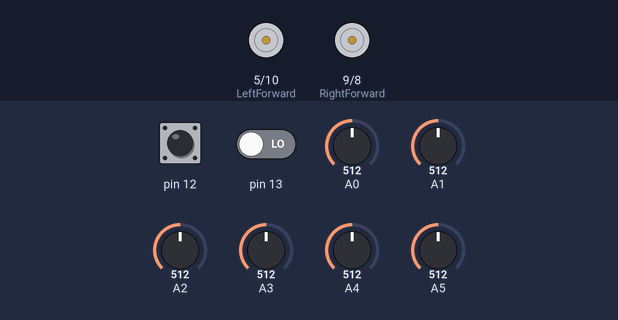
A sketch run on a simulated Arduino Uno, built with avr-gcc and run on an emulated ATmega328P. Shown: motor-driver pin pairs drawn as motors (green arrow = first pin HIGH = forward, orange = second pin HIGH = backward, longer = more drive, scaled by the enable pin). The inputs (shaded band) are chosen by the test bench; at power-on: pin 12 HIGH, A1 = 512, pin 13 LOW, A0 = 512, A2 = 512, A3 = 512, A4 = 512, A5 = 512.

Above: at 1.2 s.
1.3 s: pin 12 pulled LOW for 0.15 s
At 3.1 s:
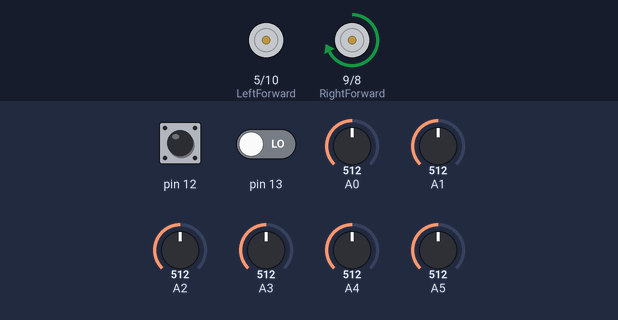
4.4 s: A1 set to 532
Timing chart, 0 to 7.4 s (numbered marks = the images above; inputs shaded):
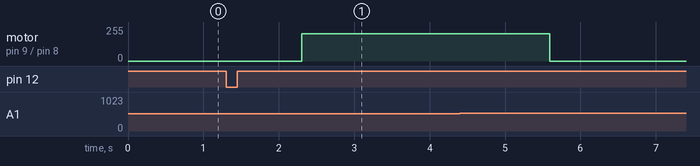

Measured:
- after the input at 1.3 s, motor on pin 9 (RightForward) / pin 8 (RightBackward): stopped → forward 206/255 after 1.0 s

The sketch:

PID_using_Simple.ino
```cpp
//initial motors pin
int RightForward = 9;
int RightBackward = 8;
int LeftForward = 5;
int LeftBackward = 10;
int enableRight = 6;
int enableLeft = 7;
//Configure
const int offsetA = 1;
const int offsetB = 1;
//PID Constants
int P, D, I, previousError, PIDvalue, error;
int MotorLeftSpeed, MotorRightSpeed;
int minSpeed = 200;
float Kp = 0;
float Kd = 0;
float Ki = 0 ;
int minValues[6], maxValues[6], threshold[6];


void setup() {
  // put your setup code here, to run once:
//MotorsSetup
  pinMode(RightForward, OUTPUT);
  pinMode(RightBackward, OUTPUT);
  pinMode(LeftForward, OUTPUT);
  pinMode(LeftBackward, OUTPUT);
//Buttons Setup
  pinMode(11, INPUT_PULLUP);
  pinMode(12, INPUT_PULLUP);
}

void loop() {
  // put your main code here, to run repeatedly:

while (digitalRead(12)) {}
  delay(1000);
 calibrate();
  while (digitalRead(13)) {}
  delay(1000);

  while (1)
  {
    if (analogRead(0) > threshold[1] && analogRead(4) < threshold[5] )
    {
      turnRightmost();
    }

    else if (analogRead(4) > threshold[5] && analogRead(0) < threshold[1])
    {
      turnLeftmost();
    }
    else if (analogRead(2) > threshold[3])
    {
      Kp = 0.0006 * (1000 - analogRead(2));
      Kd = 10 * Kp;
      //Ki = 0.0001;
      linefollow();
    }
  }
}


void turnRightmost()
{
  Serial.println("turnRightmost");

  digitalWrite(RightForward, HIGH);
  digitalWrite(RightBackward, LOW);

  digitalWrite(LeftForward, LOW);
  digitalWrite(LeftBackward, HIGH);
}

void turnLeftmost()
{
  digitalWrite(RightForward, LOW);
  digitalWrite(RightBackward, HIGH);

  digitalWrite(LeftForward, HIGH);
  digitalWrite(LeftBackward, LOW);
}

void linefollow()
{
  int error = (analogRead(1) - analogRead(3));

  P = error;
  I = I + error;
  D = error - previousError;

  PIDvalue = (Kp * P) + (Ki * I) + (Kd * D);
  previousError = error;

  MotorLeftSpeed = minSpeed - PIDvalue;
  MotorRightSpeed = minSpeed + PIDvalue;

  if (MotorLeftSpeed > 255) {
    MotorLeftSpeed = 255;
  }
  if (MotorLeftSpeed < 0) {
    MotorLeftSpeed = 0;
  }
  if (MotorRightSpeed > 255) {
    MotorRightSpeed = 255;
  }
  if (MotorRightSpeed < 0) {
    MotorRightSpeed = 0;
  }

analogWrite(enableRight,MotorRightSpeed);
analogWrite(enableLeft,MotorLeftSpeed);
digitalWrite(RightForward,HIGH);
digitalWrite(LeftForward,HIGH);

}

void calibrate()
{
  for ( int i = 0; i < 5; i++)
  {
    minValues[i] = analogRead(i);
    maxValues[i] = analogRead(i);
  }

  for (int i = 0; i < 3000; i++)
  {
    analogWrite(enableRight,-50);
analogWrite(enableLeft,50);
digitalWrite(RightForward,HIGH);
digitalWrite(LeftForward,HIGH);

    for ( int i = 1; i < 6; i++)
    {
      if (analogRead(i) < minValues[i])
      {
        minValues[i] = analogRead(i);
      }
      if (analogRead(i) > maxValues[i])
      {
        maxValues[i] = analogRead(i);
      }
    }
  }

  for ( int i = 1; i < 6; i++)
  {
    threshold[i] = (minValues[i] + maxValues[i]) / 2;
    Serial.print(threshold[i]);
    Serial.print("   ");
  }
  Serial.println();

analogWrite(enableRight,0);
analogWrite(enableLeft,0);
digitalWrite(RightForward,HIGH);
digitalWrite(LeftForward,HIGH);
}
```
